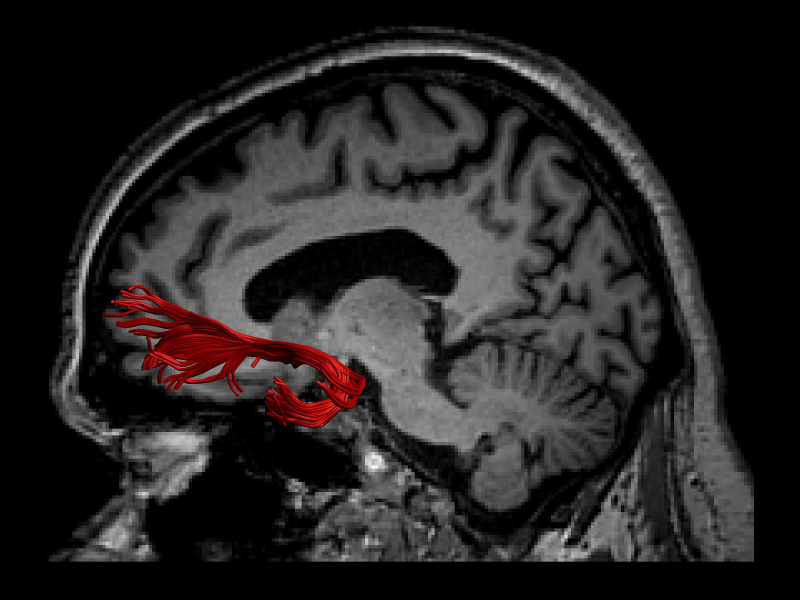
%> input picture BIG_EX1/1.jpg, 2400 x 1800 px (shown at 1/3 size)
$ octave P1.m   (GNU Octave 9; MATLAB toolbox functions it lacks are replaced by stand-ins)
%> lines starting %> are read from the running program, lines starting %| are printed output that depends on the picture; in (x1, y1, x2, y2) boxes, pixels count from 0 and x2, y2 are one past the last pixel; in counts of white or black regions, pixels touching at a corner belong together; the program's own positions count from 1
clear;
clc;
old_img=imread('1.jpg');
%> old_img is the input picture: size 1800x2400x3 uint8; mean R, G, B 37.3, 34.6, 34.7
imshow(old_img);
% subplot(121);
% imshow(old_img);title('原始图像');
img=rgb2gray(old_img);
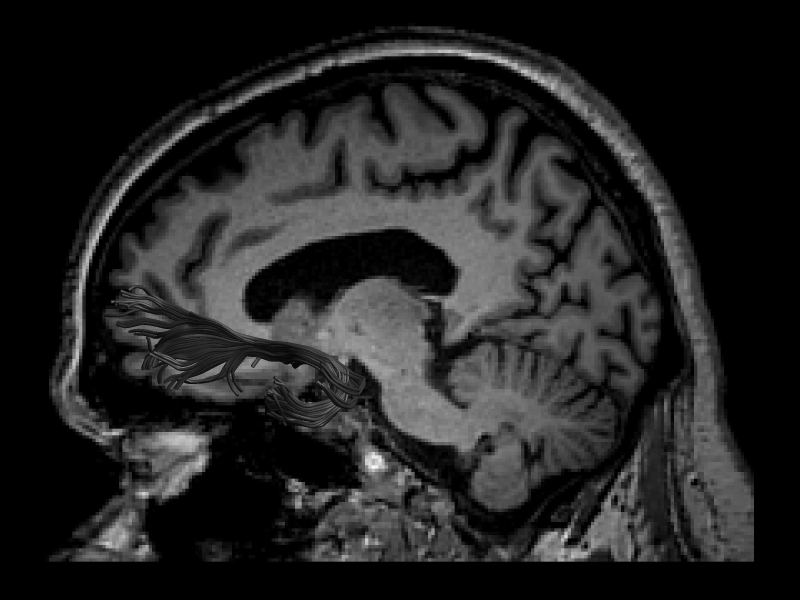
%> img: size 1800x2400 uint8 (shown at 1/3 size); min 0, max 255, mean 35.4
new_img=double(img);

%% 图像二值化代码
T=(min(new_img(:))+max(new_img(:)))/2;
%> T = 127.5
done=false;
i=0;
while~done
    r1=find(new_img<=T);
    r2=find(new_img>T);
    Tnew=(mean(new_img(r1))+mean(new_img(r2)))/2;
    done=abs(Tnew-T)<1;
    T=Tnew;
    i=i+1;
end
%> this loop made 6 passes
%> (Tnew, done, T) on passes 1 to 6: (87.62, false, 87.62), (66.24, false, 66.24), (56.44, false, 56.44), (52.2, false, 52.2), (50.53, false, 50.53), (49.76, true, 49.76)
%> after the loop, i = 6
new_img(r1)=0;
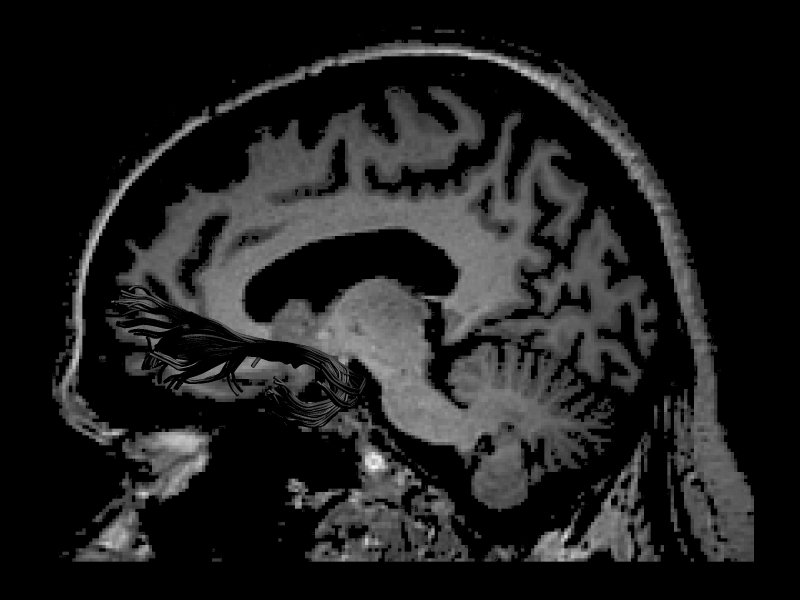
%> new_img: size 1800x2400 double (shown at 1/3 size); min 0, max 255, mean 30.3
new_img(r2)=1;
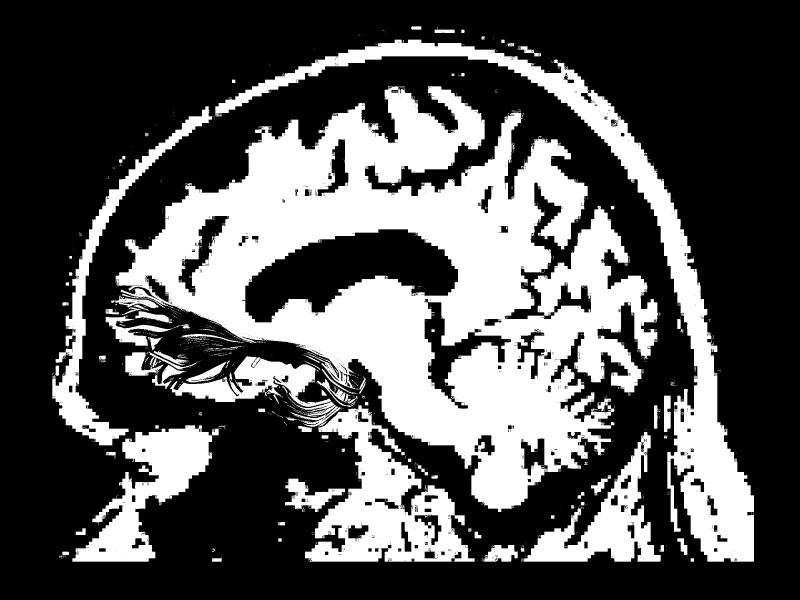
%> new_img: size 1800x2400 double (shown at 1/3 size); values 0 (black) and 1 (white), 33% white; 1747 white regions (1591 under 20 px), largest, box (x1, y1, x2, y2) and area: (347, 259, 1975, 1536) 864942, (646, 119, 2262, 1685) 199387, (915, 1216, 1424, 1685) 100887

img = new_img;


%% 图像分割代码
offsetr=[-1,0,1,0];
offsetc=[0,1,0,-1];
next_search_dir_table=[4,1,2,3];
next_dir_table=[2,3,4,1];
start=-1;
boundary=-2;

% 中心点坐标（800，1000）
point_y = 800;
point_x = 1000;
[rv,cv]=find((img(point_y-1:end-2,point_x:end)==0)&(img(point_y:end-1,point_x:end)>0));
%> rv = 10546 values from 1 to 886; cv = 10546 values from 1 to 1263
rv=rv+point_y-1;
cv=cv+point_x;

startr=rv(1);
%> startr = 898
startc=cv(1);
%> startc = 1001
img=im2double(img);
img(startr,startc)=start;
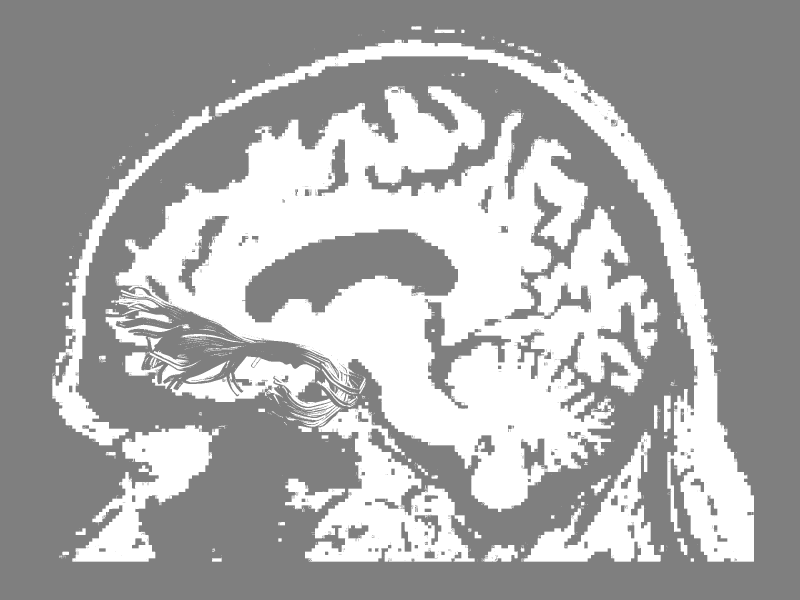
%> img: size 1800x2400 double (shown at 1/3 size); min -1, max 1, mean 0.33; drawn with min black and max white

cur_p=[startr,startc];
%> cur_p = [898 1001]
init_departure_dir=-1;
done=0;
next_dir=2;
while ~done
    dir=next_dir;
    found_neighbour=0;
    for i=1:length(offsetr)
        offset=[offsetr(dir),offsetc(dir)];
        neighbour=cur_p+offset;
        if(img(neighbour(1),neighbour(2)))~=0
            if(img(cur_p(1),cur_p(2))==start) & (init_departure_dir==-1)
                init_departure_dir=dir;
            elseif (img(cur_p(1),cur_p(2))==start)&(init_departure_dir==dir)
                    done=1;
                    found_neighbour=1;
                    break;
            end
            next_dir=next_search_dir_table(dir);
            found_neighbour=1;
            if img(neighbour(1),neighbour(2))~=start
                img(neighbour(1),neighbour(2))=boundary;
            end
            cur_p=neighbour;
            break;
        end
        dir=next_dir_table(dir);
    end
end
%> this loop made 2419 passes
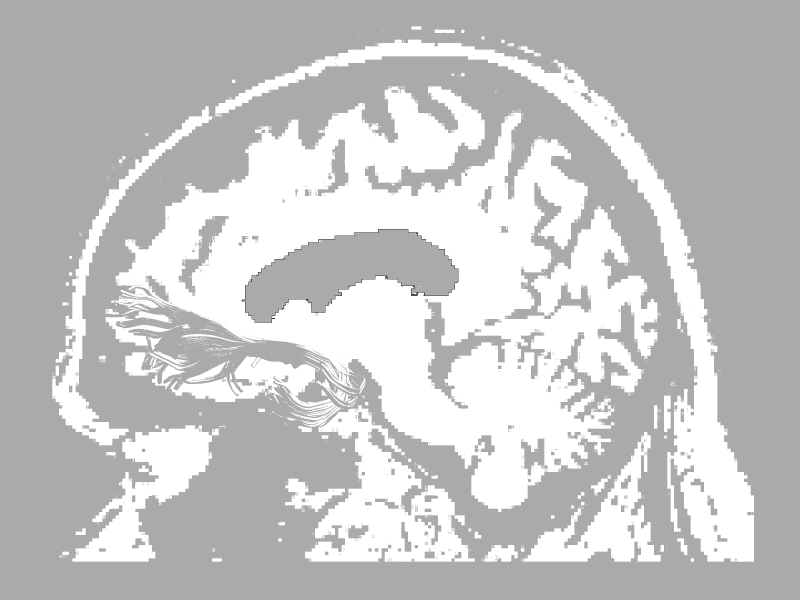
%> img: size 1800x2400 double (shown at 1/3 size); min -2, max 1, mean 0.328; drawn with min black and max white
%> after the loop, done = 1; init_departure_dir = 2; next_dir = 1
bi=find(img==boundary);
%> bi = 2343 values from 1305900 to 2474047
img(:)=0;
%> img: size 1800x2400 double; every value is 0
img(bi)=1;
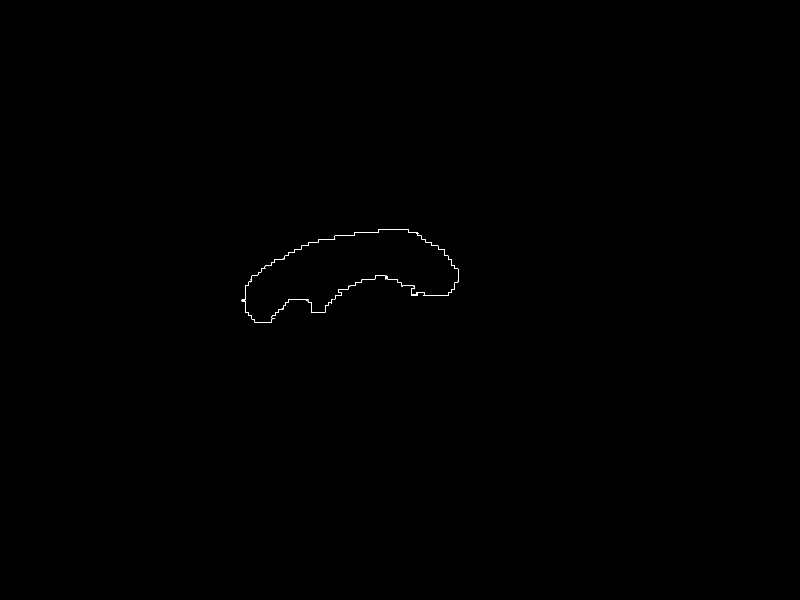
%> img: size 1800x2400 double (shown at 1/3 size); values 0 (black) and 1 (white), 0.05% white in thin lines or dots, all inside (x1, y1, x2, y2) = (725, 687, 1375, 968)
img(startr,startc)=1;


%%
color = 120;

for i=1:size(img,1)
    for j=1:size(img,2)
        if img(i,j) == 1
            old_img(i,j)=color;
            for m = 1:10
            old_img(i+m,j+m)=color;
            old_img(i-m,j-m)=color;
            old_img(i+m,j-m)=color;
            old_img(i-m,j+m)=color;
            end
        end
    end
end
figure;
imshow(old_img);title('边界');
